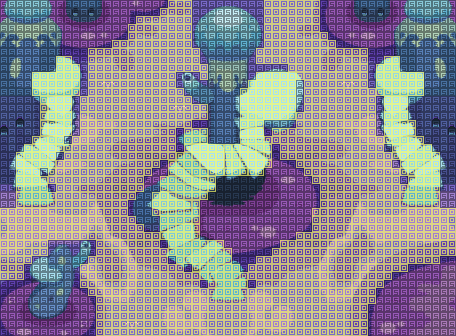

Rendered tile map (Tiled .tmx) drawn with the repository's tilesets; below, a short description and the map source with its tile grids summarised:
An orthogonal 57x42 tile map with 8x8 px tiles, 2 tile layers (Calque de Tile 1, Calque 2), 3 tilesets.

<map version="1.0" tiledversion="1.0.2" orientation="orthogonal" renderorder="left-up" width="57" height="42" tilewidth="8" tileheight="8" nextobjectid="1">
 <tileset firstgid="1" source="poisonswamp.tsx" />
 <tileset firstgid="2395" source="terrain.tsx" />
 <tileset firstgid="2397" source="terrain.tsx" />
 <layer name="Calque de Tile 1" width="57" height="42">
  <data>[2394 cells, 2394 non-empty, 2394 distinct tile ids]</data>
 </layer>
 <layer name="Calque 2" width="57" height="42">
  <data>[2394 cells, 2394 non-empty, 2 distinct tile ids]</data>
 </layer>
</map>
